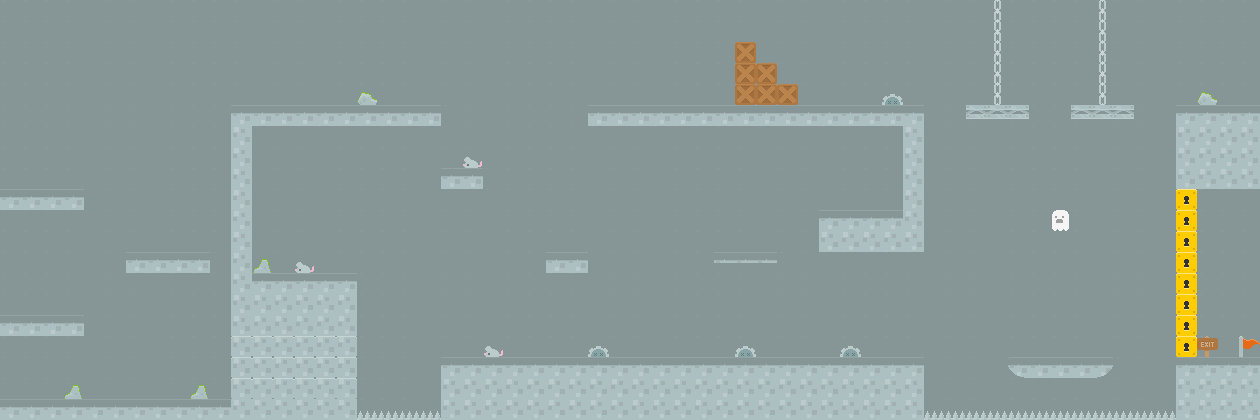

This is a level from a 2D game, rendered from its Tiled map with the project's own tilesets. A one-line summary and the map file follow, with tile-layer data summarised:
An orthogonal 60x20 tile map with 21x21 px tiles, 9 tile layers (Background, Fall, Key-Lock, Flag, ...), 2 tilesets and 50 objects (43x coins, 2x heart, block, block2, NPC, ...).

<map version="1.10" tiledversion="1.10.2" orientation="orthogonal" renderorder="right-down" width="60" height="20" tilewidth="21" tileheight="21" infinite="0" nextlayerid="16" nextobjectid="72">
 <editorsettings>
  <export target="Platformer2.tmj" format="json" />
 </editorsettings>
 <tileset firstgid="1" name="Platformer2" tilewidth="21" tileheight="21" tilecount="900" columns="30">
  <image source="tilemap_packed.png" width="630" height="630" />
  <tile id="70">
   <properties>
    <property name="fall" type="bool" value="true" />
   </properties>
  </tile>
  <tile id="111">
   <properties>
    <property name="collides" type="bool" value="true" />
   </properties>
  </tile>
  <tile id="181">
   <properties>
    <property name="collides" type="bool" value="true" />
   </properties>
  </tile>
  <tile id="182">
   <properties>
    <property name="collides" type="bool" value="true" />
   </properties>
  </tile>
  <tile id="183">
   <properties>
    <property name="collides" type="bool" value="true" />
   </properties>
  </tile>
  <tile id="184">
   <properties>
    <property name="collides" type="bool" value="true" />
   </properties>
  </tile>
  <tile id="185">
   <properties>
    <property name="collides" type="bool" value="true" />
   </properties>
  </tile>
  <tile id="186">
   <properties>
    <property name="collides" type="bool" value="true" />
   </properties>
  </tile>
  <tile id="187">
   <properties>
    <property name="collides" type="bool" value="true" />
   </properties>
  </tile>
  <tile id="188">
   <properties>
    <property name="collides" type="bool" value="true" />
   </properties>
  </tile>
  <tile id="189">
   <properties>
    <property name="collides" type="bool" value="true" />
   </properties>
  </tile>
  <tile id="191">
   <properties>
    <property name="collides" type="bool" value="true" />
   </properties>
  </tile>
  <tile id="194">
   <properties>
    <property name="keylock" type="bool" value="true" />
   </properties>
  </tile>
  <tile id="211">
   <properties>
    <property name="collides" type="bool" value="true" />
   </properties>
  </tile>
  <tile id="212">
   <properties>
    <property name="collides" type="bool" value="true" />
   </properties>
  </tile>
  <tile id="213">
   <properties>
    <property name="collides" type="bool" value="true" />
   </properties>
  </tile>
  <tile id="214">
   <properties>
    <property name="collides" type="bool" value="true" />
   </properties>
  </tile>
  <tile id="215">
   <properties>
    <property name="collides" type="bool" value="true" />
   </properties>
  </tile>
  <tile id="216">
   <properties>
    <property name="collides" type="bool" value="true" />
   </properties>
  </tile>
  <tile id="217">
   <properties>
    <property name="collides" type="bool" value="true" />
   </properties>
  </tile>
  <tile id="218">
   <properties>
    <property name="collides" type="bool" value="true" />
   </properties>
  </tile>
  <tile id="219">
   <properties>
    <property name="collides" type="bool" value="true" />
   </properties>
  </tile>
  <tile id="301">
   <properties>
    <property name="collides" type="bool" value="true" />
   </properties>
  </tile>
  <tile id="302">
   <properties>
    <property name="collides" type="bool" value="true" />
   </properties>
  </tile>
  <tile id="303">
   <properties>
    <property name="collides" type="bool" value="true" />
   </properties>
  </tile>
  <tile id="304">
   <properties>
    <property name="collides" type="bool" value="true" />
   </properties>
  </tile>
  <tile id="305">
   <properties>
    <property name="collides" type="bool" value="true" />
   </properties>
  </tile>
  <tile id="306">
   <properties>
    <property name="collides" type="bool" value="true" />
   </properties>
  </tile>
  <tile id="307">
   <properties>
    <property name="collides" type="bool" value="true" />
   </properties>
  </tile>
  <tile id="308">
   <properties>
    <property name="collides" type="bool" value="true" />
   </properties>
  </tile>
  <tile id="309">
   <properties>
    <property name="collides" type="bool" value="true" />
   </properties>
  </tile>
  <tile id="312">
   <properties>
    <property name="flag" type="bool" value="true" />
   </properties>
  </tile>
  <tile id="331">
   <properties>
    <property name="collides" type="bool" value="true" />
   </properties>
  </tile>
  <tile id="332">
   <properties>
    <property name="collides" type="bool" value="true" />
   </properties>
  </tile>
  <tile id="333">
   <properties>
    <property name="collides" type="bool" value="true" />
   </properties>
  </tile>
  <tile id="335">
   <properties>
    <property name="collides" type="bool" value="true" />
   </properties>
  </tile>
  <tile id="336">
   <properties>
    <property name="collides" type="bool" value="true" />
   </properties>
  </tile>
  <tile id="337">
   <properties>
    <property name="collides" type="bool" value="true" />
   </properties>
  </tile>
  <tile id="338">
   <properties>
    <property name="collides" type="bool" value="true" />
   </properties>
  </tile>
  <tile id="339">
   <properties>
    <property name="collides" type="bool" value="true" />
   </properties>
  </tile>
  <tile id="429">
   <properties>
    <property name="collideWall" type="bool" value="true" />
   </properties>
  </tile>
  <tile id="796">
   <properties>
    <property name="collides" type="bool" value="true" />
   </properties>
  </tile>
  <tile id="797">
   <properties>
    <property name="collides" type="bool" value="true" />
   </properties>
  </tile>
 </tileset>
 <tileset firstgid="901" name="backgrounds" tilewidth="21" tileheight="21" tilecount="99" columns="11">
  <image source="backgrounds.png" width="231" height="189" />
 </tileset>
 <layer id="15" name="Background" width="60" height="20">
  <data>[1200 cells, 1200 non-empty, 1 distinct tile ids]</data>
 </layer>
 <objectgroup id="4" name="Collectibles">
  <object id="1" name="heart" gid="374" x="293.667" y="273.667" width="21" height="21" />
  <object id="4" name="block" gid="131" x="167.333" y="335.333" width="21" height="21" />
  <object id="7" name="block2" gid="131" x="650.667" y="41.6667" width="21" height="21" />
  <object id="8" name="NPC" gid="2147483760" x="882" y="209.667" width="21" height="21" />
  <object id="11" name="key" gid="15" x="1238.67" y="105" width="21" height="21" />
  <object id="13" name="checkpoint" gid="315" x="315.5" y="105.5" width="21" height="21" />
  <object id="21" name="coins" gid="380" x="42" y="399" width="21" height="21" />
  <object id="22" name="coins" gid="380" x="84" y="399" width="21" height="21" />
  <object id="23" name="coins" gid="380" x="125.5" y="399" width="21" height="21" />
  <object id="24" name="coins" gid="380" x="168" y="399" width="21" height="21" />
  </objectgroup>
 <layer id="9" name="Fall" width="60" height="20">
  <data>[1200 cells, 16 non-empty, 1 distinct tile ids]</data>
 </layer>
 <layer id="12" name="Key-Lock" width="60" height="20">
  <data>[1200 cells, 8 non-empty, 1 distinct tile ids]</data>
 </layer>
 <layer id="11" name="Flag" width="60" height="20">
  <data>[1200 cells, 1 non-empty, 1 distinct tile ids]</data>
 </layer>
 <layer id="13" name="Hidden Platforms 4" width="60" height="20">
  <data>[1200 cells, 5 non-empty, 3 distinct tile ids]</data>
 </layer>
 <layer id="10" name="Hidden Platforms 3" width="60" height="20">
  <data>[1200 cells, 16 non-empty, 2 distinct tile ids]</data>
 </layer>
 <layer id="7" name="Hidden Platforms 2" width="60" height="20">
  <data>[1200 cells, 3 non-empty, 1 distinct tile ids]</data>
 </layer>
 <layer id="5" name="Hidden Platforms" width="60" height="20">
  <data>[1200 cells, 12 non-empty, 1 distinct tile ids]</data>
 </layer>
 <layer id="1" name="Ground &amp; Platforms" width="60" height="20">
  <data>[1200 cells, 221 non-empty, 10 distinct tile ids]</data>
 </layer>
</map>
<!-- 40 of 50 objects omitted -->
